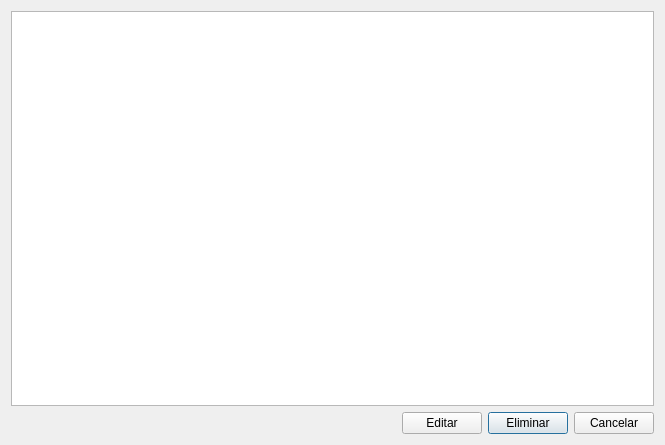
<?xml version="1.0" encoding="UTF-8"?>
<ui version="4.0">
 <class>Dialog</class>
 <widget class="QDialog" name="Dialog">
  <property name="geometry">
   <rect>
    <x>0</x>
    <y>0</y>
    <width>665</width>
    <height>445</height>
   </rect>
  </property>
  <property name="windowTitle">
   <string>Compras</string>
  </property>
  <layout class="QVBoxLayout" name="verticalLayout">
   <item>
    <layout class="QGridLayout" name="gridLayout_2">
     <item row="0" column="0">
      <widget class="QTableView" name="table_compras">
       <property name="selectionMode">
        <enum>QAbstractItemView::SingleSelection</enum>
       </property>
       <property name="selectionBehavior">
        <enum>QAbstractItemView::SelectRows</enum>
       </property>
      </widget>
     </item>
     <item row="1" column="0">
      <layout class="QGridLayout" name="gridLayout">
       <item row="0" column="2">
        <widget class="QPushButton" name="btn_eliminar">
         <property name="text">
          <string>Eliminar</string>
         </property>
        </widget>
       </item>
       <item row="0" column="3">
        <widget class="QPushButton" name="btn_cancelar">
         <property name="text">
          <string>Cancelar</string>
         </property>
        </widget>
       </item>
       <item row="0" column="1">
        <widget class="QPushButton" name="btn_editar">
         <property name="text">
          <string>Editar</string>
         </property>
        </widget>
       </item>
       <item row="0" column="0">
        <spacer name="horizontalSpacer">
         <property name="orientation">
          <enum>Qt::Horizontal</enum>
         </property>
         <property name="sizeHint" stdset="0">
          <size>
           <width>40</width>
           <height>20</height>
          </size>
         </property>
        </spacer>
       </item>
      </layout>
     </item>
    </layout>
   </item>
  </layout>
 </widget>
 <tabstops>
  <tabstop>btn_cancelar</tabstop>
  <tabstop>btn_editar</tabstop>
  <tabstop>btn_eliminar</tabstop>
  <tabstop>table_compras</tabstop>
 </tabstops>
 <resources/>
 <connections/>
</ui>
